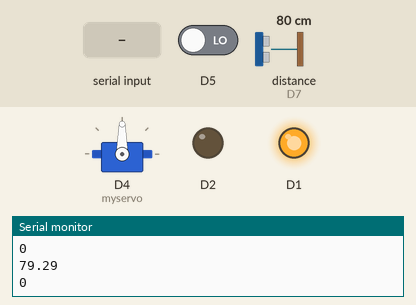
Simulated run of this sketch. Board: ESP8266 (NodeMCU). On the bench: servo, output pins drawn as LEDs (lit = HIGH), the last lines printed to the serial monitor. Wiring (inferred from the names in the program): ultrasonic range finder: trigger D6; echo D7. The test bench sets the inputs (shaded band); at power-on: distance to the obstacle (sensor on D7) 80 cm, D5 LOW. The echo pulse lasts 58.3 µs per cm; pins used as bus, display or sensor lines are not drawn.

Above: at 1.2 s.
1.3 s: "R" received over Serial
3.0 s: distance to the obstacle (sensor on D7) set to 17 cm
4.5 s: distance to the obstacle (sensor on D7) set to 14 cm
At 5.2 s:
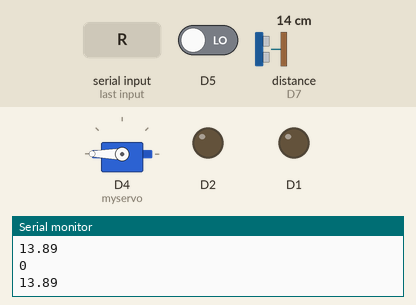
6.0 s: "L" received over Serial
At 6.6 s:
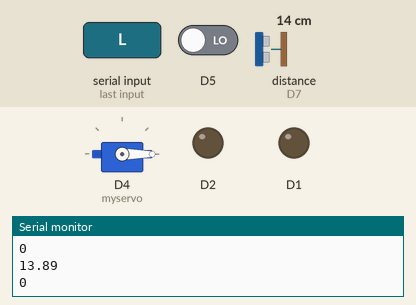
7.7 s: distance to the obstacle (sensor on D7) set to 18 cm
At 8.7 s:
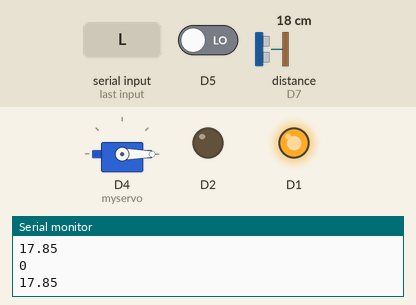
9.2 s: distance to the obstacle (sensor on D7) set to 2 cm
At 9.7 s:
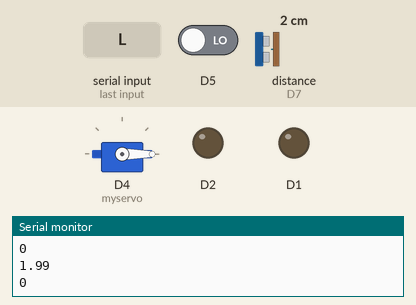
Timing chart, 0 to 11.7 s (numbered marks = the images above; inputs shaded):
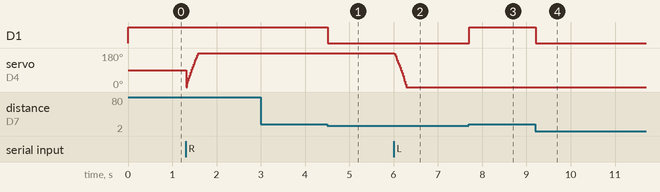

The sketch:

vasath_selfbalance.ino
```cpp
#include <Servo.h>
Servo myservo;

#define SOUND_VELOCITY 0.034

const int trigPin = D6;
const int echoPin = D7;
// int st=0;
long duration;
float distanceCm;
float distanceInch;

int pos;
char bt;

void setup() {
 Serial.begin(9600);
 myservo.attach(2);
 pinMode(D1,OUTPUT);
 pinMode(D2,OUTPUT);
 pinMode(D5,INPUT);
//  pinMode(8,OUTPUT);
  pinMode(trigPin, OUTPUT);
  pinMode(echoPin, INPUT);
 digitalWrite(D1,LOW);
 digitalWrite(D2,LOW);
//  digitalWrite(6,HIGH);
//  digitalWrite(7,HIGH);
//  digitalWrite(8,HIGH);
}
void loop() {
  Serial.println(digitalRead(D5));
  if(digitalRead(D5)==HIGH){
      if(Serial.available()>0)
      {
        bt=Serial.read();
        Serial.println(bt);
      }
      if((bt=='F'))
      {
        digitalWrite(D1,HIGH);
        digitalWrite(D2,LOW);
      }
      if((bt=='B'))
      {
        digitalWrite(D1,LOW);
        digitalWrite(D2,HIGH);
      }

      if((bt=='S'))
      {
        digitalWrite(D1,LOW);
        digitalWrite(D2,LOW);
      }

      if((bt=='R'))
      {
        int p;
        for (p = pos; p <= 180; p += 3) {
          myservo.write(p);
          Serial.println(p);
          bt=Serial.read();
          if((bt=='S')||(p==180)||(p>180)){
            pos=p;
            break;
          }
        }
      }

      if((bt=='L'))
      {
        int p;
        for (p=pos; p >= 0; p -= 3) {
          myservo.write(p);
          Serial.println(p);
          bt=Serial.read();
          if((bt=='S')||(p==0)||(p<0)){
            pos=p;
            break;
          }
        }
      }
  }
  else
  {
    // myservo.write(pos);
    digitalWrite(trigPin, LOW);
    delayMicroseconds(2);
    digitalWrite(trigPin, HIGH);
    delayMicroseconds(10);
    digitalWrite(trigPin, LOW);
    duration = pulseIn(echoPin, HIGH);
    distanceCm = duration * SOUND_VELOCITY/2;
    Serial.println(distanceCm);
    // if(st==1){
    //   delay(1000);
    //   myservo.write(90);
    // }
    if(distanceCm < 15 && distanceCm > 1){
      // myservo.write(40);
      digitalWrite(D1,LOW);
      digitalWrite(D2,LOW);
      // st=1;
      // digitalWrite(D1,LOW);
      // digitalWrite(D2,HIGH);
      // digitalWrite(D1,LOW);
      // digitalWrite(D2,LOW);
    }
    else{
      digitalWrite(D1,HIGH);
      digitalWrite(D2,LOW);
      // st=0;
    }
    if(Serial.available()>0){
        bt=Serial.read();
        Serial.println(bt);
        if((bt=='R'))
        {
          int p;
           for (p = pos; p <= 180; p += 3) {
            myservo.write(p);
            Serial.println(p);
            bt=Serial.read();
            if((bt=='S')||(p==180)||(p>180)){
              pos=p;
              break;
            }
          }
        }

        if((bt=='L'))
        {
          int p;
          for (p=pos; p >= 0; p -= 3) {
            myservo.write(p);
            Serial.println(p);
            bt=Serial.read();
            if((bt=='S')||(p==0)||(p<0)){
              pos=p;
              break;
            }
          }
        }
      }
  }
}
```

Measured:
- the behaviour switches between 16 and 15 cm on distance to the obstacle (sensor on D7) (found by bisection; images 0 and 1)
- after the input at 4.5 s, D1: HIGH → LOW at once
- after the input at 6.0 s, servo on D4 (myservo): moves from 180° to 0° over 0.27 s, starting at once
- after the input at 7.7 s, D1: LOW → HIGH at once
- after the input at 9.2 s, D1: HIGH → LOW at once
